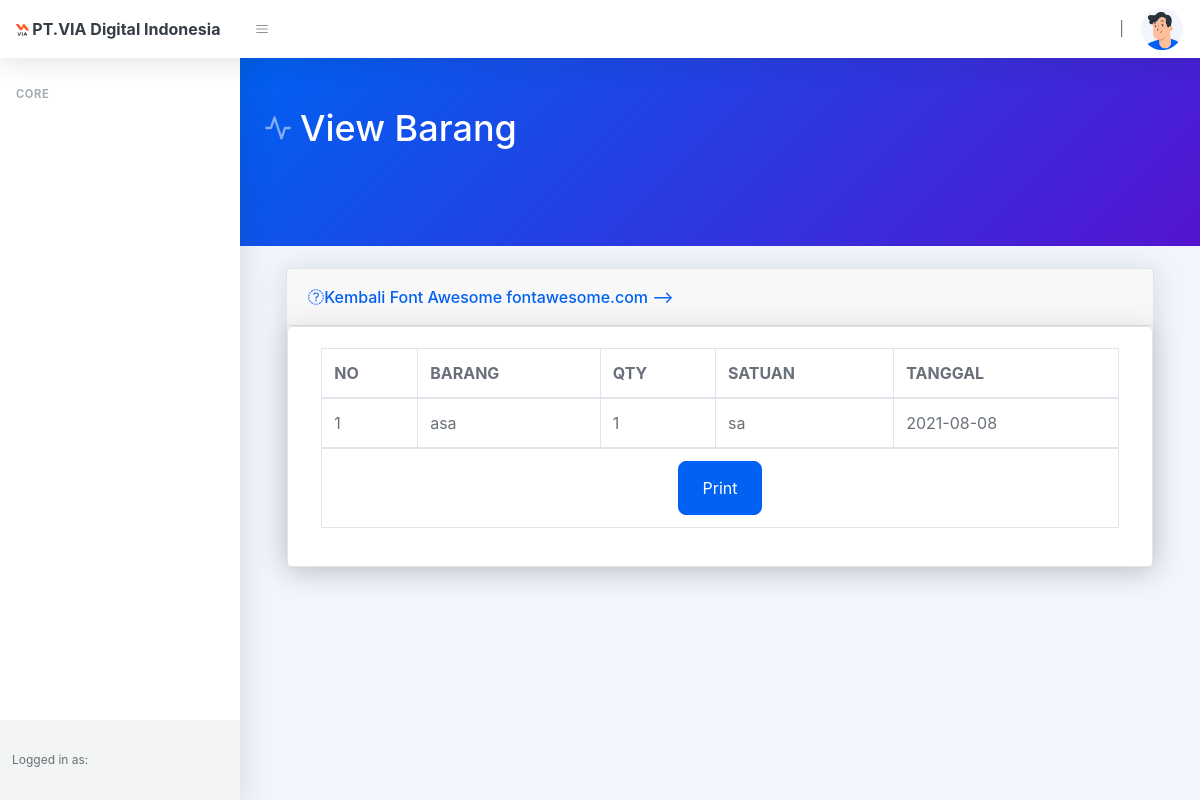
Page /order/view_selesai/5 on the committed database.
### tables this page shows
CREATE TABLE `data_order` (
  `id_order` int(10) NOT NULL,
  `id_keranjang` varchar(255) NOT NULL,
  `id_barang` varchar(255) NOT NULL,
  `id_dep` varchar(255) NOT NULL,
  `user_id` varchar(255) NOT NULL,
  `qty_order` varchar(255) NOT NULL,
  `tanggal` varchar(50) NOT NULL,
  `ket` text NOT NULL
);

CREATE TABLE `data_barang` (
  `id` int(11) NOT NULL,
  `item` varchar(120) NOT NULL,
  `qty` varchar(120) NOT NULL,
  `satuan` text NOT NULL,
  `type` varchar(2) NOT NULL,
  `tanggal` varchar(100) NOT NULL,
  `kondisi` varchar(50) NOT NULL
);

### application/controllers/Order.php (called while the page is built, shortened)
<?php
class Order extends CI_Controller
{
    public function __construct()
    {
        $this->load->model('order_model');
        $this->load->model('jabatan_model');
        $this->load->model('akun_model');
    }
    public function view_selesai($id)
    {
        $data['judul'] = 'View Barang';
        $data['alerts'] = $this->order_model->getDataJoin();
        $data['alerts_3'] = $this->order_model->alerts_3();
        $data['nama'] = $this->session->userdata('nama_lengkap');
        $data['jabatan'] = $this->jabatan_model->getDataById($this->session->userdata('id_jab'));
        $data['data'] = $this->order_model->where($id);
        $data['data2'] = $this->order_model->getDataJoin();
        $data['data3'] = $this->order_model->status($id);
        $data['level_akun'] = $this->session->userdata('level');
        $this->load->view('template/header', $data);
        $this->load->view('order/view_order_selesai', $data);
        $this->load->view('template/footer');
    }
}

### index.php (called while the page is built, shortened)
<?php
require_once BASEPATH.'core/CodeIgniter.php';

### application/models/Order_model.php (called while the page is built, shortened)
<?php
class Order_model extends CI_Model
{
    public function getDataJoin()
    {
        $this->db->select('*');
        $this->db->from('order_status');
        $this->db->join('departemen', 'departemen.id = order_status.departemen');
        $this->db->where('status', 2);
        $query = $this->db->get();
        return $query->result();
    }
    public function where($id)
    {
        $this->db->select('*');
        $this->db->from('data_order');
        $this->db->join('data_barang', 'data_barang.id = data_order.id_barang');
        $this->db->where('id_keranjang', $id);
        return $this->db->get()->result();
    }
    public function alerts_3()
    {
        $this->db->select('*');
        $this->db->from('order_status');
        $this->db->join('departemen', 'departemen.id = order_status.departemen');
        $this->db->where('status', 3);
        $query = $this->db->get();
        return $query->result();
    }
    public function status($id)
    {
        $this->db->where('id_ker', $id);
        $x = $this->db->get('order_status');
        return $x->row();
    }
}

### application/models/Jabatan_model.php (called while the page is built, shortened)
<?php
class Jabatan_model extends CI_Model
{
    public function getDataById($id)
    {
        $this->db->where('id_jab', $id);
        $query = $this->db->get('jabatan');
        return $query->row();
    }
}

### application/views/order/view_order_selesai.php (the view, shortened to what this page needs)
<div class="container">
    <div class="card-body">
        <div class="card shadow mb-4">
            <div class="card-header">
                <a href="<?= base_url('order') ?>"><i class="fas fa-arrow-circle-left"> Kembali</i></a>
            </div>
            <div class="card">
                <div class="card-body">
                    <div class="row">
                        <div class="table-responsive">
                            <div class="container">
                                <table class="table table-bordered" width="100%" cellspacing="0">
                                    <div class="container">
                                        <thead>
                                            <tr>
                                                <th>NO</th>
                                                <th>BARANG</th>
                                                <th>QTY</th>
                                                <th>SATUAN</th>
                                                <th>TANGGAL</th>
                                            </tr>
                                        </thead>
                                        <tbody>
                                            <?php
                                            $no = 1;
                                            if ($data == false) { ?>
                                                <td colspan='5' align='center'>Data Kosong</td>
                                                <?php
                                            } else {
                                                foreach ($data as $x) { ?>
                                                    <tr>
                                                        <td><?= $no++; ?></td>
                                                        <td><?= $x->item ?></td>
                                                        <td><?= $x->qty_order ?></td>
                                                        <td><?= $x->satuan ?></td>
                                                        <td><?= $x->tanggal; ?></td>
                                                    </tr>
                                                <?php } ?>
                                        </tbody>
                                        <td colspan='5' align="center">
                                            <a href="" class="btn btn-primary btn-lg" data-toggle="modal" data-target="#selesai">Print</a>
                                        </td>
                                    <?php
                                            } ?>
                                </table>
                            </div>
                        </div>
                    </div>
                </div>
            </div>
        </div>
    </div>
</div>

### rows in the picture
data_order: data_barang.item "asa", qty_order "1", data_barang.satuan "sa", data_barang.tanggal "2021-08-08"

### other values in the picture
$judul "View Barang"
